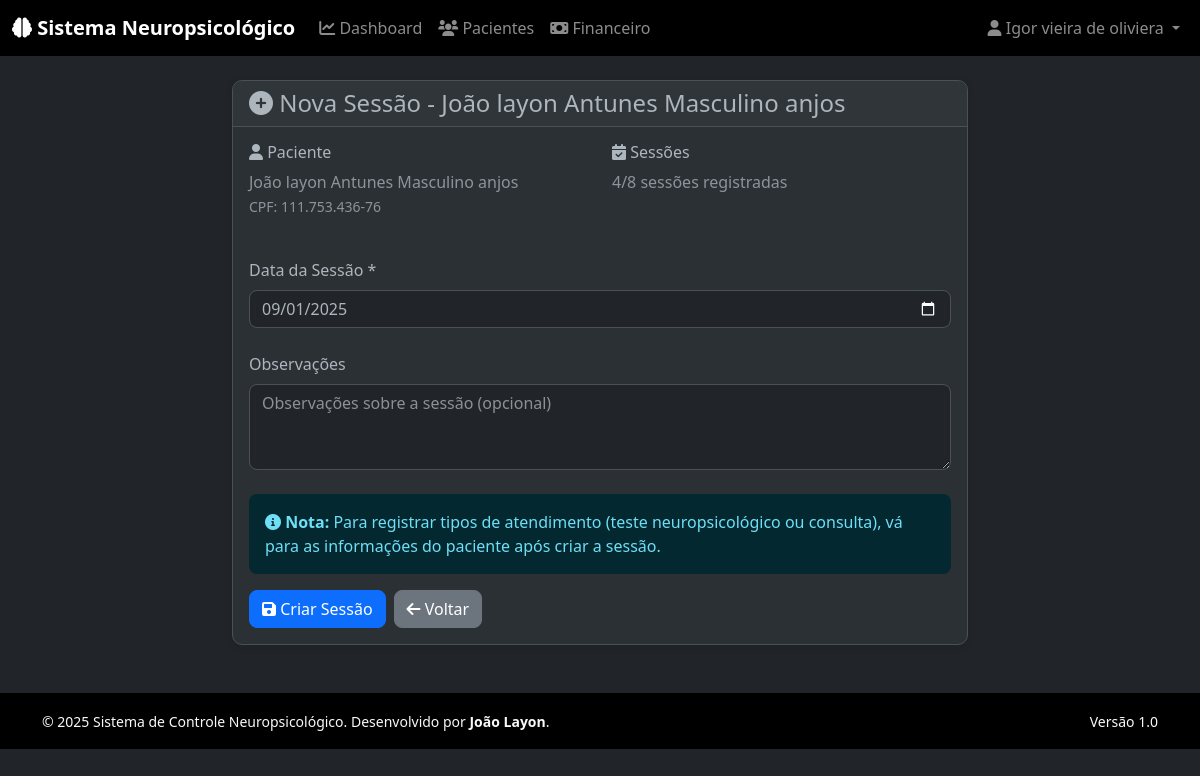
Page /sessoes/nova-sessao/1 (signed in) on the committed database.
### tables this page shows
CREATE TABLE medicos (
                id INTEGER PRIMARY KEY AUTOINCREMENT,
                nome TEXT NOT NULL,
                email TEXT UNIQUE NOT NULL,
                senha TEXT NOT NULL,
                tipo TEXT NOT NULL DEFAULT 'medico',
                equipe_id INTEGER,
                valor_sessao REAL DEFAULT 30.00,
                ativo INTEGER DEFAULT 1,
                data_criacao DATETIME DEFAULT CURRENT_TIMESTAMP,
                FOREIGN KEY (equipe_id) REFERENCES equipes (id)
            );

CREATE TABLE pacientes (
                id INTEGER PRIMARY KEY AUTOINCREMENT,
                nome TEXT NOT NULL,
                cpf TEXT UNIQUE NOT NULL,
                data_nascimento DATE,
                telefone TEXT,
                email TEXT,
                endereco TEXT,
                localizacao TEXT NOT NULL,
                medico_id INTEGER,
                status TEXT DEFAULT 'ativo',
                data_criacao DATETIME DEFAULT CURRENT_TIMESTAMP,
                FOREIGN KEY (medico_id) REFERENCES medicos (id)
            );

### routes/sessoes.py (the view)
@sessoes_bp.route('/nova-sessao/<int:paciente_id>')
def nova_sessao(paciente_id):
    try:
        user_id = session.get('user_id')
        user_type = session.get('user_type')
        if user_type not in ['medico', 'admin']:
            flash('Acesso negado', 'error')
            return redirect(url_for('index'))
        with get_db_connection() as conn:
            cursor = conn.cursor()
            cursor.execute('''
                SELECT p.*, m.nome as medico_nome
                FROM pacientes p
                LEFT JOIN medicos m ON p.medico_id = m.id
                WHERE p.id = ?
            ''', (paciente_id,))
            patient = cursor.fetchone()
            if not patient:
                flash('Paciente não encontrado', 'error')
                return redirect(url_for('medico.pacientes'))
            if user_type == 'medico' and patient['medico_id'] != user_id:
                flash('Você não tem acesso a este paciente', 'error')
                return redirect(url_for('medico.pacientes'))
            cursor.execute('SELECT COUNT(*) as total FROM sessoes WHERE paciente_id = ?', (paciente_id,))
            result = cursor.fetchone()
            sessoes_count = result['total'] if result else 0
            cursor.execute('''
                SELECT * FROM senhas
                WHERE paciente_id = ? AND ativo = 1
                ORDER BY data_criacao DESC
            ''', (paciente_id,))
            senhas_existentes = cursor.fetchall()
            return render_template('sessoes/nova_sessao.html',
                                 patient=patient,
                                 sessoes_count=sessoes_count,
                                 senhas_existentes=senhas_existentes)
    except Exception as e:
        logging.error(f"Erro ao carregar nova sessão: {e}")
        flash('Erro ao carregar formulário de sessão', 'error')
        return redirect(url_for('medico.pacientes'))

### app.py (called while the page is built)
@app.context_processor
def inject_user():
    user_theme = 'dark'  # default
    if 'user_id' in session:
        try:
            from database import get_db_connection
            with get_db_connection() as conn:
                cursor = conn.cursor()
                cursor.execute('SELECT tema FROM preferencias_usuario WHERE user_id = ?', (session['user_id'],))
                pref = cursor.fetchone()
                user_theme = pref['tema'] if pref else 'dark'
        except Exception as e:
            logging.warning(f"Could not load user theme preference: {e}")
            pass
    return {
        'user_id': session.get('user_id'),
        'user_type': session.get('user_type'),
        'user_name': session.get('user_name'),
        'equipe_id': session.get('equipe_id'),
        'user_theme': user_theme
    }

### database.py (called while the page is built)
@contextmanager
def get_db_connection():
    conn = None
    try:
        conn = sqlite3.connect(DATABASE_PATH)
        conn.row_factory = sqlite3.Row  # This allows dict-like access to rows
        yield conn
    except Exception as e:
        if conn:
            conn.rollback()
        logging.error(f"Database error: {e}")
        raise
    finally:
        if conn:
            conn.close()

### templates/sessoes/nova_sessao.html (shortened to what this page needs)
{% extends "base.html" %}
{% block content %}
<div class="container">
    <div class="row">
        <div class="col-lg-8 mx-auto">
            <div class="card">
                <div class="card-header">
                    <h4 class="mb-0">
                        <i class="fas fa-plus-circle"></i> Nova Sessão - {{ patient.nome }}
                    </h4>
                </div>
                <div class="card-body">
                    <div class="row mb-4">
                        <div class="col-md-6">
                            <h6><i class="fas fa-user"></i> Paciente</h6>
                            <p class="text-muted">{{ patient.nome }}<br>
                            <small>CPF: {{ patient.cpf }}</small></p>
                        </div>
                        <div class="col-md-6">
                            <h6><i class="fas fa-calendar-check"></i> Sessões</h6>
                            <p class="text-muted">{{ sessoes_count }}/8 sessões registradas</p>
                        </div>
                    </div>
                    <form method="POST" action="{{ url_for('sessoes.criar_sessao') }}">
                        <div class="row g-3 mb-4">
                            <div class="col-md-12">
                                <label for="data_sessao" class="form-label">Data da Sessão *</label>
                                <input type="date" class="form-control" id="data_sessao" name="data_sessao"
                                       required>
                            </div>
                        </div>
                        <div class="mb-4">
                            <label for="observacoes" class="form-label">Observações</label>
                            <textarea class="form-control" id="observacoes" name="observacoes" rows="3"
                                      placeholder="Observações sobre a sessão (opcional)"></textarea>
                        </div>
                        <div class="alert alert-info">
                            <i class="fas fa-info-circle"></i>
                            <strong>Nota:</strong> Para registrar tipos de atendimento (teste neuropsicológico ou consulta), vá para as informações do paciente após criar a sessão.
                        </div>
                        <div class="d-flex gap-2">
                            <button type="submit" class="btn btn-primary">
                                <i class="fas fa-save"></i> Criar Sessão
                            </button>
                            <a href="{{ url_for('medico.pacientes') }}" class="btn btn-secondary">
                                <i class="fas fa-arrow-left"></i> Voltar
                            </a>
                        </div>
                    </form>
                </div>
            </div>
        </div>
    </div>
</div>
{% endblock %}

### templates/base.html (shortened to what this page needs)
<!DOCTYPE html>
<html lang="pt-BR" data-bs-theme="{{ user_theme or 'dark' }}">
<head>
    <link href="https://cdn.jsdelivr.net/npm/bootstrap@5.3.0/dist/css/bootstrap.min.css" rel="stylesheet">
    <link href="https://cdnjs.cloudflare.com/ajax/libs/font-awesome/6.0.0/css/all.min.css" rel="stylesheet">
    <link href="{{ url_for('static', filename='css/themes.css') }}" rel="stylesheet">
    <link href="{{ url_for('static', filename='css/styles.css') }}" rel="stylesheet">
</head>
<body>
    {% if user_id %}
    <nav class="navbar navbar-expand-lg navbar-dark bg-dark">
        <div class="container-fluid">
            <a class="navbar-brand" href="{{ url_for('index') }}">
                <i class="fas fa-brain"></i> Sistema Neuropsicológico
            </a>
            <div class="collapse navbar-collapse" id="navbarNav">
                <ul class="navbar-nav me-auto">
                    {% if user_type == 'admin' %}
                        <li class="nav-item">
                            <a class="nav-link" href="{{ url_for('admin.dashboard') }}">
                                <i class="fas fa-chart-line"></i> Dashboard
                            </a>
                        </li>
                        <li class="nav-item">
                            <a class="nav-link" href="{{ url_for('admin.medicos') }}">
                                <i class="fas fa-user-md"></i> Médicos
                            </a>
                        </li>
                        <li class="nav-item">
                            <a class="nav-link" href="{{ url_for('admin.pacientes') }}">
                                <i class="fas fa-users"></i> Pacientes
                            </a>
                        </li>
                        <li class="nav-item">
                            <a class="nav-link" href="{{ url_for('admin.equipes') }}">
                                <i class="fas fa-users-cog"></i> Equipes
                            </a>
                        </li>
                        <li class="nav-item dropdown">
                            <a class="nav-link dropdown-toggle" href="#" role="button" data-bs-toggle="dropdown">
                                <i class="fas fa-money-bill"></i> Financeiro
                            </a>
                            <ul class="dropdown-menu">
                                <li><a class="dropdown-item" href="{{ url_for('financeiro.relatorios') }}">Relatórios</a></li>
                                <li><a class="dropdown-item" href="{{ url_for('financeiro.faturamento') }}">Faturamento</a></li>
                            </ul>
                        </li>
                        <li class="nav-item dropdown">
                            <a class="nav-link dropdown-toggle" href="#" role="button" data-bs-toggle="dropdown">
                                <i class="fas fa-key"></i> Senhas & Laudos
                            </a>
                            <ul class="dropdown-menu">
                                <li><a class="dropdown-item" href="{{ url_for('admin_senhas.senhas_pendentes') }}">Aprovar Senhas</a></li>
                                <li><a class="dropdown-item" href="{{ url_for('admin_senhas.status_laudos') }}">Status dos Laudos</a></li>
                            </ul>
                        </li>
                        <li class="nav-item">
                            <a class="nav-link" href="{{ url_for('admin.confirmacoes_consulta') }}">
                                <i class="fas fa-calendar-check"></i> Confirmações
                            </a>
                        </li>
                        <li class="nav-item">
                            <a class="nav-link" href="{{ url_for('admin.configuracoes') }}">
                                <i class="fas fa-cog"></i> Configurações
                            </a>
                        </li>
                    {% elif user_type == 'medico' %}
                        <li class="nav-item">
                            <a class="nav-link" href="{{ url_for('medico.dashboard') }}">
                                <i class="fas fa-chart-line"></i> Dashboard
                            </a>
                        </li>
                        <li class="nav-item">
                            <a class="nav-link" href="{{ url_for('medico.pacientes') }}">
                                <i class="fas fa-users"></i> Pacientes
                            </a>
                        </li>
                        <li class="nav-item">
                            <a class="nav-link" href="{{ url_for('financeiro.relatorios') }}">
                                <i class="fas fa-money-bill"></i> Financeiro
                            </a>
                        </li>
                    {% elif user_type == 'paciente' %}
                        <li class="nav-item">
                            <a class="nav-link" href="{{ url_for('paciente.dashboard') }}">
                                <i class="fas fa-user"></i> Meu Perfil
                            </a>
                        </li>
                    {% endif %}
                </ul>
                <ul class="navbar-nav">
                    <li class="nav-item dropdown">
                        <a class="nav-link dropdown-toggle" href="#" role="button" data-bs-toggle="dropdown">
                            <i class="fas fa-user"></i> {{ user_name }}
                        </a>
                    </li>
                </ul>
            </div>
        </div>
    </nav>
    {% endif %}
    <main class="container-fluid mt-4">
        {% block content %}{% endblock %}
    </main>
    <footer class="bg-dark text-light py-3 mt-5">
        <div class="container">
            <div class="row">
                <div class="col-md-8">
                    <small>&copy; 2025 Sistema de Controle Neuropsicológico. Desenvolvido por <strong>João Layon</strong>.</small>
                </div>
                <div class="col-md-4 text-end">
                    <small>Versão 1.0</small>
                </div>
            </div>
        </div>
    </footer>
</body>
</html>

### static/css/themes.css (style rules this page uses)
[data-bs-theme="dark"] { --bs-bg-opacity: 1; color: #adb5bd; background-color: #212529; }
[data-bs-theme="dark"] .navbar-dark { background-color: #000; }
[data-bs-theme="dark"] .card { background-color: #2b3035; border-color: #495057; }
[data-bs-theme="dark"] .bg-dark { background-color: #000 !important; }
[data-bs-theme="dark"] .text-light { color: #f8f9fa !important; }
[data-bs-theme="dark"] .alert { border-width: 0; }
body, .card, .navbar, .table, .alert, .btn, .form-control, .form-select { transition: background-color 0.3s ease, color 0.3s ease, border-color 0.3s ease; }
.card-header { border-bottom: 1px solid var(--bs-border-color); }
.navbar-brand { font-weight: 600; }
.btn { border-radius: 0.375rem; }

### static/css/styles.css (style rules this page uses)
body { font-family: 'Segoe UI', Tahoma, Geneva, Verdana, sans-serif; }
.navbar-brand { font-weight: 600; }
.navbar-nav .nav-link { font-weight: 500; transition: color 0.3s ease; }
.card { border-radius: 10px; box-shadow: 0 2px 10px rgba(0, 0, 0, 0.1); transition: transform 0.2s ease, box-shadow 0.2s ease; }
.card-header { border-radius: 10px 10px 0 0 !important; font-weight: 600; }
.btn { border-radius: 8px; font-weight: 500; transition: all 0.3s ease; }
.form-control, .form-select { border-radius: 8px; border: 1px solid var(--bs-border-color); transition: border-color 0.3s ease, box-shadow 0.3s ease; }
.alert { border-radius: 8px; border: none; }

### rows in the picture
medicos: nome "Igor vieira de oliviera"
pacientes: nome "João layon Antunes Masculino anjos", cpf "111.753.436-76"

### other values in the picture
{{ sessoes_count }} "4"
